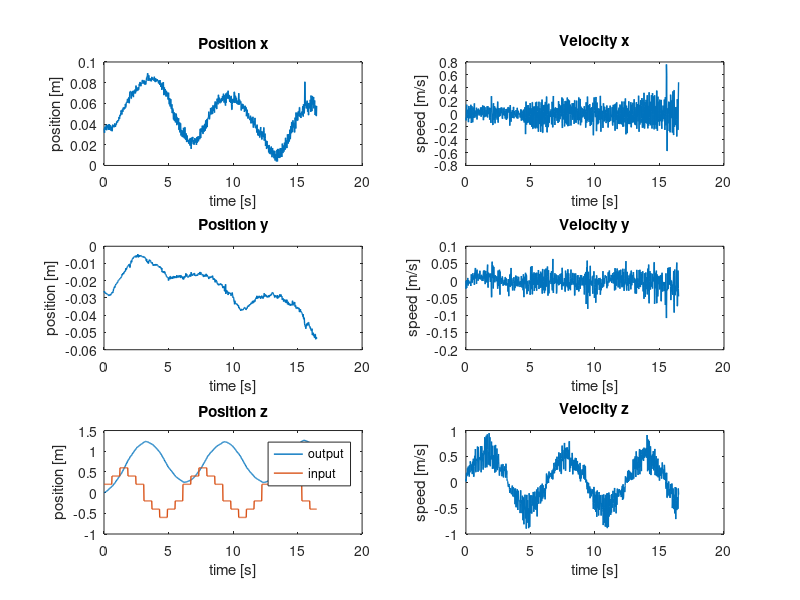
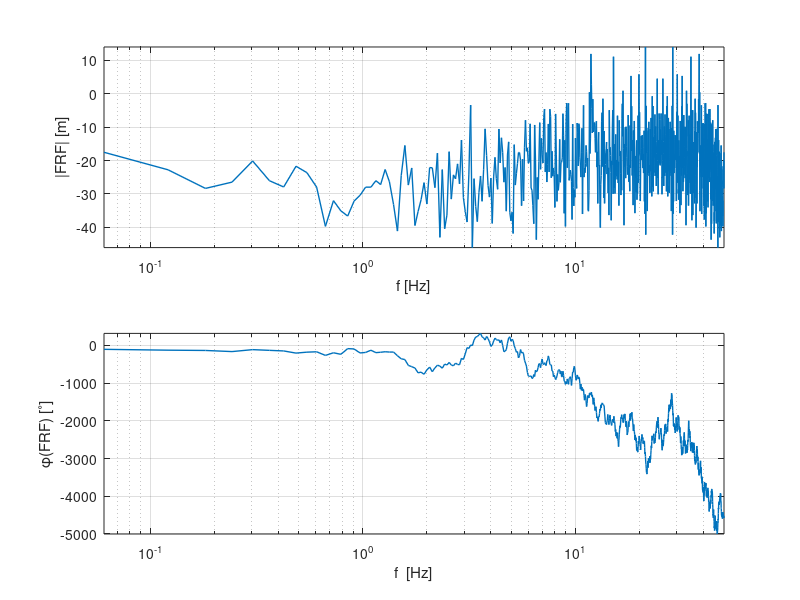
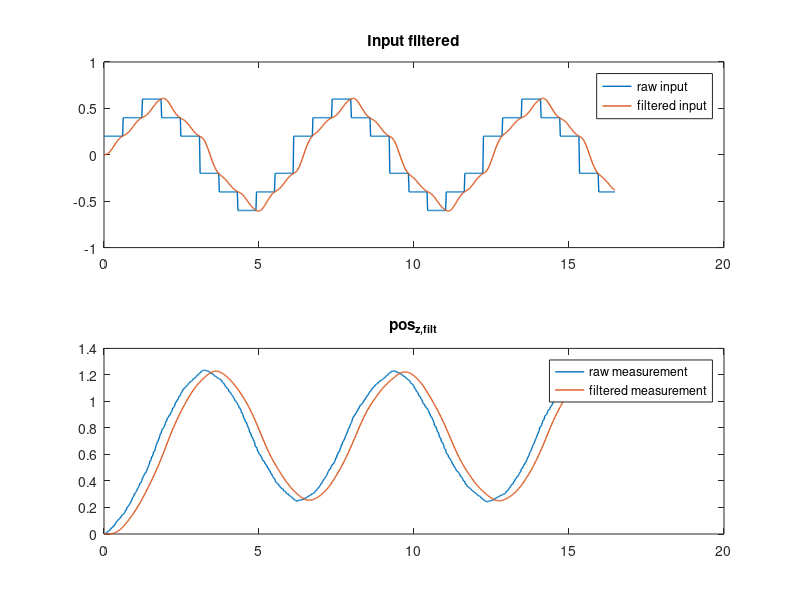
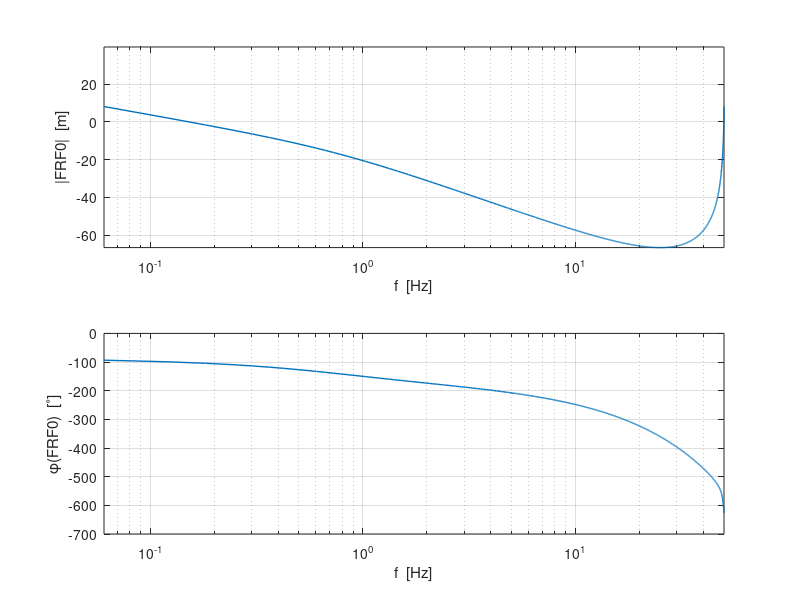

The MATLAB script that drew these images, in order:
%%% Parameter estimation %%%
% zie ook 'test.m' !
clear all
close all

%% Load data from .mat-file

load vel_identification_z_short


%% Extract some signals from the data

set(0, 'DefaultLineLineWidth', 1);


% Cutoff useful data
% first_index = find(input~=0, 1);
input = input(1:end-100)';
output_x = output_x(1:end-100)';
output_y = output_y(1:end-100)';
output_z = output_z(1:end-100)' - output_z(1);

% Sample time
dt = 0.02;
time = (0:dt:(length(input)-1)*dt)';

% Differentiation of x-, y-, z-position
% dt = sample time (gradient assumes timestep 1)
velocity_x = gradient(output_x)/dt;
velocity_y = gradient(output_y)/dt;
velocity_z = gradient(output_z)/dt;

% Do some plotting of the measurement data.
figure('Name','Measurement Data')
subplot(321), plot(time, output_x), title('Position x'), xlabel('time [s]'), ylabel('position [m]')
subplot(322), plot(time, velocity_x), title('Velocity x'), xlabel('time [s]'), ylabel('speed [m/s]')

subplot(323), plot(time, output_y), title('Position y'), xlabel('time [s]'), ylabel('position [m]')
subplot(324), plot(time, velocity_y), title('Velocity y'), xlabel('time [s]'), ylabel('speed [m/s]')

subplot(325), plot(time, output_z, time, input), title('Position z'), xlabel('time [s]'), ylabel('position [m]'), legend('output','input')
subplot(326), plot(time, velocity_z), title('Velocity z'), xlabel('time [s]'), ylabel('speed [m/s]')


%% Frequency domain - Empirical Transfer Function
Ts = dt;
fs = 1/dt;
N = length(velocity_x);
t = [0:N-1]'*Ts;
N = numel(input);
f = [0:N-1]'*(fs/N);

input_f = fft(input);
output_z_f = fft(output_x);
velocity_x_f = fft(velocity_x);

FRF = output_z_f./input_f;

figure('Name', 'Empirical transfer function freq response'),subplot(2,1,1),semilogx(f, 20*log10(abs(FRF)), 'LineWidth', 1)
axis tight
grid on
xlabel('f [Hz]')
xlim([f(1) f(end)])
ylabel('|FRF| [m]')
subplot(2,1,2),semilogx(f, 180/pi*unwrap(angle(FRF)), 'LineWidth', 1)
grid on
axis tight
xlabel('f  [Hz]')
ylabel('\phi(FRF) [^\circ]')
xlim([f(1) f(end)])


%% Choose a cutoff frequency for Butterworth filtering
f0 = 0.2; % crossover frequency
fc = 5*f0; % cutoff frequency
fcn = fc/(fs/2); % normalized cutoff frequency



%% ---------------------
%   SECOND ORDER FITTING 
%  ---------------------

%% Filtering of the in- and output data using Butterworth filter
[B, A] = butter(3, fcn); % order must be higher than order of system, 
                            % adjust cut-off frquency to be higher than 
                            % highest eigenfrequency of the system
                             
% input filtering                           
input_filt = filter(B, A, input);
% output filtering
output_z_filt = filter(B, A, output_z);

figure('Name','3d order Butt. filtered Input & Measurement')
subplot(211),plot(t,input,t,input_filt),title('Input filtered')
legend('raw input', 'filtered input')
subplot(212),plot(time, output_z, time, output_z_filt),title('pos_{z,filt}')
legend('raw measurement', 'filtered measurement')


% Least squares solution for approximation of the parameters in the system
%% Without filtering
% % --- PROPER [order(N) = order(D)]
% %
% %           Y(z)    b2*z^2 + b1*z + b0
% %   G(z) = ----- = --------------------
% %           U(z)     z^2 + a1*z + a0
% %
% % y[k] = -a1*y[k-1]-a0*y[k-2]+b2*u[k]+b1*u[k-1]+b0*u[k-2]
% %
% % theta = [a1 a0 b2 b1 b0]
% 
% y1 = output_z(3:end);
% Phi1 = [-output_z(2:end-1), -output_z(1:end-2), input(3:end), input(2:end-1), input(1:end-2)];
% theta1 = Phi1\y1;
% 
% B1 = [theta1(3), theta1(4), theta1(5)];
% A1 = [1, theta1(1) theta1(2)];
% 
% sys_d1 = tf(B1, A1, Ts);
% 
% FRF1 = squeeze(freqresp(sys_d1,2*pi*f));
% 
% figure('Name','2nd order, no filter, proper - Freq. resp.'), subplot(211)
% semilogx(f, 20*log10(abs(FRF1)))
% grid on
% xlim([f(1) f(end)])
% xlabel('f  [Hz]')
% ylabel('|FRF1|  [m]')
% subplot(212),semilogx(f, 180/pi*unwrap(angle(FRF1)))
% grid on
% xlim([f(1) f(end)])
% xlabel('f  [Hz]')
% ylabel('\phi(FRF1)  [^\circ]')
% 
% x1 = lsim(sys_d1,input,t);
% 
% figure('Name','2nd order, no filter, proper - Simulation')
% subplot(211)
% hold on
% plot(t, output_z,'g')
% plot(t, x1)
% title('2nd order, no filter, proper - Simulation VS Measurement')
% legend('pos_{z,meas}','pos_{z,sim}')
% xlabel('Time [s]')
% ylabel('Displacement [m]')
% axis tight
% subplot(212)
% plot(t,output_z - x1)
% title('Difference between simulation and measurement')
% legend('pos_{z,meas}-pos_{z,sim}')
% xlabel('Time [s]')
% ylabel('Displacement [m]')
% axis tight
% 
% figure('Name','2nd order, no filter, proper - Pole Zero Map'),pzmap(sys_d1)


%% With Butterworth filtering of in and output
% % --- PROPER [order(N) = order(D)]
% %
% %           Y(z)    b2*z^2 + b1*z + b0
% %   G(z) = ----- = --------------------
% %           U(z)     z^2 + a1*z + a0
% %
% % y[k] = -a1*y[k-1]-a0*y[k-2]+b2*u[k]+b1*u[k-1]+b0*u[k-2]
% %
% % theta = [a1 a0 b2 b1 b0]
% 
% y2 = output_z_filt(3:end);
% Phi2 = [-output_z_filt(2:end-1), -output_z_filt(1:end-2), input_filt(3:end), input_filt(2:end-1), input_filt(1:end-2)];
% theta2 = Phi2\y2;
% 
% B2 = [theta2(3),theta2(4),theta2(5)];
% A2 = [1, theta2(1) theta2(2)];
% 
% sys_d2 = tf(B2, A2, Ts);
% 
% FRF2 = squeeze(freqresp(sys_d2,2*pi*f));
% 
% figure('Name','2nd order, filtered, proper - Freq. resp.'),subplot(2,1,1),semilogx(f, 20*log10(abs(FRF2)))
% grid on 
% xlim([f(1) f(end)])
% xlabel('f  [Hz]')
% ylabel('|FRF2|  [m]')
% axis tight
% subplot(2,1,2)
% semilogx(f, 180/pi*unwrap(angle(FRF2)))
% grid on
% xlim([f(1) f(end)])
% xlabel('f  [Hz]')
% ylabel('\phi(FRF2)  [^\circ]')
% 
% x2 = lsim(sys_d2,input,t);
% 
% figure('Name','2nd order, filtered, proper - Simulation')
% subplot(211)
% hold on
% plot(t, output_z,'g')
% plot(t, output_z_filt)
% plot(t,x2)
% legend('pos_{z,meas}', 'pos_{z,filt}', 'pos_{z,sim}')
% title('2nd order, filtered, proper - Simulation VS Measurement')
% xlabel('Time [s]')
% axis tight
% ylabel('output [m/s]')
% subplot(212)
% plot(t,output_z - x2)
% title('Difference between simulation and measurement')
% legend('pos_{z,meas}-pos_{z,sim}')
% xlabel('Time [s]')
% ylabel('output [m/s]')
% axis tight
% 
% figure('Name','2nd order, filtered, proper - Pole Zero Map'),pzmap(sys_d2)

%% With Butterworth filtering of in and output
% --- STRICTLY PROPER [order(N) = order(D)]
%
%           Y(z)        b1*z + b0
%   G(z) = ----- = --------------------
%           U(z)     z^2 + a1*z + a0
%
% y[k] = -a1*y[k-1]-a0*y[k-2]+b2*u[k]+b1*u[k-1]+b0*u[k-2]
%
% theta = [a1 a0 b1 b0]

y0 = output_z_filt(3:end);
% Phi0 = [-output_z_filt(2:end-1), -output_z_filt(1:end-2), input_filt(2:end-1), input_filt(1:end-2)];
Phi0 = [-output_z_filt(2:end-1), -output_z_filt(1:end-2), input_filt(1:end-2)];

theta0 = Phi0\y0;

% B0 = [theta0(3),theta0(4)];
B0 = [theta0(3)];

A0 = [1, theta0(1) theta0(2)];

sys_d0 = tf(B0, A0, Ts);

FRF0 = squeeze(freqresp(sys_d0,2*pi*f));

figure('Name','2nd order, filtered, strictly proper - Freq. resp.'),subplot(2,1,1),semilogx(f, 20*log10(abs(FRF0)))
grid on 
xlim([f(1) f(end)])
xlabel('f  [Hz]')
ylabel('|FRF0|  [m]')
axis tight
subplot(2,1,2)
semilogx(f, 180/pi*unwrap(angle(FRF0)))
grid on
xlim([f(1) f(end)])
xlabel('f  [Hz]')
ylabel('\phi(FRF0)  [^\circ]')

x0 = lsim(sys_d0,input,t);

figure('Name','2nd order, filtered, strictly proper - Simulation')
subplot(211)
hold on
plot(t, output_z,'g')
plot(t, output_z_filt)
plot(t,x0)
legend('pos_{z,meas}', 'pos_{z,filt}', 'pos_{z,sim}')
title('2nd order, filtered, proper - Simulation VS Measurement')
xlabel('Time [s]')
axis tight
ylabel('output [m/s]')
subplot(212)
plot(t,output_z - x0)
title('Difference between simulation and measurement')
legend('pos_{z,meas}-pos_{z,sim}')
xlabel('Time [s]')
ylabel('output [m/s]')
axis tight

figure('Name','2nd order, filtered, proper - Pole Zero Map'),pzmap(sys_d0)



%% ---------------------
% %   THIRD ORDER FITTING 
% %  ---------------------
% 
% %% Filtering of the in- and output data using Butterworth filter
% [B, A] = butter(4, fcn); % order must be higher than order of system, 
%                             % adjust cut-off frquency to be higher than 
%                             % highest eigenfrequency of the system
%                              
% % input filtering                           
% input_filt = filter(B, A, input);
% % output filtering
% output_z_filt = filter(B, A, output_z);
% 
% figure('Name','4th order Butt. filtered Input & Measurement')
% subplot(211),plot(t,input,t,input_filt),title('Input filtered')
% legend('raw input', 'filtered input')
% subplot(212),plot(time, output_z, time, output_z_filt),title('pos_{z,filt}')
% legend('raw measurement', 'filtered measurement')
% 
% 
% % Least squares solution for approximation of the parameters in the system
% %% Without filtering
% % --- PROPER [order(N) = order(D)]
% %
% %           Y(z)    b3*z^3 + b2*z^2 + b1*z + b0
% %   G(z) = ----- = -----------------------------
% %           U(z)     z^3 + a2*z^2 + a1*z + a0
% %
% % y[k] =
% % -a2*y[k-1]-a1*y[k-2]-a0*y[k-3]+b3*u[k]+b2*u[k-1]+b1*u[k-2]+b0*u[k-3]
% %
% % theta = [a2 a1 a0 b3 b2 b1 b0]
% 
% y3 = output_z(4:end);
% Phi3 = [-output_z(3:end-1), -output_z(2:end-2), -output_z(1:end-3), input(4:end), input(3:end-1), input(2:end-2), input(1:end-3)];
% theta3 = Phi3\y3;
% 
% B3 = [theta3(4), theta3(5), theta3(6), theta3(7)];
% A3 = [1, theta3(1) theta3(2) theta3(3)];
% 
% sys_d3 = tf(B3, A3, Ts);
% 
% FRF3 = squeeze(freqresp(sys_d3,2*pi*f));
% 
% figure('Name','3d order, no filter, proper -  Freq. Resp.'), subplot(211)
% semilogx(f, 20*log10(abs(FRF3)))
% grid on
% xlim([f(1) f(end)])
% xlabel('f  [Hz]')
% ylabel('|FRF3|  [m]')
% subplot(212),semilogx(f, 180/pi*unwrap(angle(FRF3)))
% grid on
% xlim([f(1) f(end)])
% xlabel('f  [Hz]')
% ylabel('\phi(FRF3)  [^\circ]')
% 
% x3 = lsim(sys_d3,input,t);
% 
% figure('Name','3d order, no filter, proper - Simulation')
% subplot(211)
% hold on
% plot(t, output_z,'g')
% plot(t, x3)
% title('3d order, no filter, proper - Simulation VS Measurement')
% legend('pos_{z,meas}','pos_{z,sim}')
% xlabel('Time [s]')
% ylabel('Displacement [m]')
% axis tight
% subplot(212)
% plot(t,output_z - x3)
% title('Difference between simulation and measurement')
% legend('pos_{z,meas}-pos_{z,sim}')
% xlabel('Time [s]')
% ylabel('Displacement [m]')
% axis tight
% 
% figure('Name','3d order, no filter, proper - Pole Zero Map'),pzmap(sys_d3)
% 
% 
% %% With Butterworth filtering of in- and output.
% % --- PROPER [order(N) = order(D)]
% %
% %           Y(z)    b3*z^3 + b2*z^2 + b1*z + b0
% %   G(z) = ----- = -----------------------------
% %           U(z)     z^3 + a2*z^2 + a1*z + a0
% %
% % y[k] =
% % -a2*y[k-1]-a1*y[k-2]-a0*y[k-3]+b3*u[k]+b2*u[k-1]+b1*u[k-2]+b0*u[k-3]
% %
% % theta = [a2 a1 a0 b3 b2 b1 b0]
% 
% y4 = output_z_filt(4:end);
% Phi4 = [-output_z_filt(3:end-1), -output_z_filt(2:end-2), -output_z_filt(1:end-3), input_filt(4:end), input_filt(3:end-1), input_filt(2:end-2), input_filt(1:end-3)];
% theta4 = Phi4\y4;
% 
% B4 = [theta4(4), theta4(5), theta4(6), theta4(7)];
% A4 = [1, theta4(1) theta4(2) theta4(3)];
% 
% sys_d4 = tf(B4, A4, Ts);
% 
% FRF4 = squeeze(freqresp(sys_d4,2*pi*f));
% 
% figure('Name','3d order, filtered, proper - Freq. Resp.'), subplot(211)
% semilogx(f, 20*log10(abs(FRF4)))
% grid on
% xlim([f(1) f(end)])
% xlabel('f  [Hz]')
% ylabel('|FRF4|  [m]')
% subplot(212),semilogx(f, 180/pi*unwrap(angle(FRF4)))
% grid on
% xlim([f(1) f(end)])
% xlabel('f  [Hz]')
% ylabel('\phi(FRF4)  [^\circ]')
% 
% x4 = lsim(sys_d4,input,t);
% 
% figure('Name','3d order, filtered, proper - Simulation')
% subplot(211)
% hold on
% plot(t, output_z_filt,'g')
% plot(t, x4)
% title('3d order, filtered, proper - Simulation VS Measurement')
% legend('pos_{z,meas}','pos_{z,sim}')
% xlabel('Time [s]')
% ylabel('Displacement [m]')
% axis tight
% subplot(212)
% plot(t,output_z_filt - x4)
% title('Difference between simulation and measurement')
% legend('pos_{z,meas}-pos_{z,sim}')
% xlabel('Time [s]')
% ylabel('Displacement [m]')
% axis tight
% 
% figure('Name','3d order, filtered, proper - Pole Zero Map'),pzmap(sys_d4)
% 
% %% Without filtering
% % --- STRICTLY PROPER [order(N) < order(D)]
% %
% %           Y(z)       b2*z^2 + b1*z + b0
% %   G(z) = ----- = --------------------------
% %           U(z)    z^3 + a2*z^2 + a1*z + a0
% %
% % y[k] = -a2*y[k-1]-a1*y[k-2]-a0*y[k-3]+b2*u[k-1]+b1*u[k-2]+b0*u[k-3]
% %
% % theta = [a2 a1 a0 b2 b1 b0]
% 
% y5 = output_z(4:end);
% Phi5 = [-output_z(3:end-1), -output_z(2:end-2), -output_z(1:end-3), input(4:end), input(3:end-1), input(2:end-2), input(1:end-3)];
% theta5 = Phi5\y5;
% 
% B5 = [theta5(4), theta5(5), theta5(6)];
% A5 = [1, theta5(1) theta5(2) theta5(3)];
% 
% sys_d5 = tf(B5, A5, Ts);
% 
% FRF5 = squeeze(freqresp(sys_d5,2*pi*f));
% 
% figure('Name','3d order, no filter, strictly proper - Freq. Resp.'), subplot(211)
% semilogx(f, 20*log10(abs(FRF5)))
% grid on
% xlim([f(1) f(end)])
% xlabel('f  [Hz]')
% ylabel('|FRF5|  [m]')
% subplot(212),semilogx(f, 180/pi*unwrap(angle(FRF5)))
% grid on
% xlim([f(1) f(end)])
% xlabel('f  [Hz]')
% ylabel('\phi(FRF5)  [^\circ]')
% 
% x5 = lsim(sys_d5,input,t);
% 
% figure('Name','3d order, no filter, strictly proper - Simulation')
% subplot(211)
% hold on
% plot(t, output_z,'g')
% plot(t, x5)
% title('3d order, no filter, strictly proper - Simulation VS Measurement')
% legend('pos_{z,meas}','pos_{z,sim}')
% xlabel('Time [s]')
% ylabel('Displacement [m]')
% axis tight
% subplot(212)
% plot(t,output_z - x5)
% title('Difference between simulation and measurement')
% legend('pos_{z,meas}-pos_{z,sim}')
% xlabel('Time [s]')
% ylabel('Displacement [m]')
% axis tight
% 
% figure('Name','3d order, no filter, strictly proper - Pole Zero Map'),pzmap(sys_d5)
% 
% 
% %% With Butterworth filtering of in- and output.
% % --- STRICTLY PROPER [order(N) < order(D)]
% %
% %           Y(z)       b2*z^2 + b1*z + b0
% %   G(z) = ----- = --------------------------
% %           U(z)    z^3 + a2*z^2 + a1*z + a0
% %
% % y[k] = -a2*y[k-1]-a1*y[k-2]-a0*y[k-3]]+b2*u[k-1]+b1*u[k-2]+b0*u[k-3]
% %
% % theta = [a2 a1 a0 b2 b1 b0]
% 
% y6 = output_z_filt(4:end);
% Phi6 = [-output_z_filt(3:end-1), -output_z_filt(2:end-2), -output_z_filt(1:end-3), input_filt(3:end-1), input_filt(2:end-2), input_filt(1:end-3)];
% theta6 = Phi6\y6;
% 
% B6 = [theta6(4), theta6(5), theta6(6)];
% A6 = [1, theta6(1) theta6(2) theta6(3)];
% 
% sys_d6 = tf(B6, A6, Ts);
% 
% FRF6 = squeeze(freqresp(sys_d6,2*pi*f));
% 
% figure('Name','3d order, filtered, strictly proper - Freq. Resp.'), subplot(211)
% semilogx(f, 20*log10(abs(FRF6)))
% grid on
% xlim([f(1) f(end)])
% xlabel('f  [Hz]')
% ylabel('|FRF6|  [m]')
% subplot(212),semilogx(f, 180/pi*unwrap(angle(FRF6)))
% grid on
% xlim([f(1) f(end)])
% xlabel('f  [Hz]')
% ylabel('\phi(FRF6)  [^\circ]')
% 
% x6 = lsim(sys_d6,input,t);
% 
% figure('Name','3d order, filtered, strictly proper - Simulation')
% subplot(211)
% hold on
% plot(t, output_z_filt,'g')
% plot(t, x6)
% title('3d order, filtered, strictly proper - Simulation VS Measurement')
% legend('pos_{z,meas}','pos_{z,sim}')
% xlabel('Time [s]')
% ylabel('Displacement [m]')
% axis tight
% subplot(212)
% plot(t,output_z_filt - x6)
% title('Difference between simulation and measurement')
% legend('pos_{z,meas}-pos_{z,sim}')
% xlabel('Time [s]')
% ylabel('Displacement [m]')
% axis tight
% 
% figure('Name','3d order, filtered, strictly proper - Pole Zero Map'),pzmap(sys_d6)
% 
% 
% % ---------------------
% %% FOURTH ORDER FITTING 
% % ---------------------
% 
% %% Filtering of the in- and output data using Butterworth filter
% [B, A] = butter(5, fcn); % order must be higher than order of system, 
%                             % adjust cut-off frquency to be higher than 
%                             % highest eigenfrequency of the system
%                              
% % input filtering                           
% input_filt = filter(B, A, input);
% % output filtering
% output_z_filt = filter(B, A, output_z);
% 
% figure('Name','4th order Butt. filtered Input & Measurement')
% subplot(211),plot(t,input,t,input_filt),title('Input filtered')
% legend('raw input', 'filtered input')
% subplot(212),plot(time, output_z, time, output_z_filt),title('pos_{z,filt}')
% legend('raw measurement', 'filtered measurement')
% 
% 
% %% With Butterworth filtering of in- and output.
% % --- STRICTLY PROPER [order(N) < order(D)]
% %
% %           Y(z)       b3*z^3 + b2*z^2 + b1*z + b0
% %   G(z) = ----- = -----------------------------------
% %           U(z)    z^4 + a3*z^3 + a2*z^2 + a1*z + a0
% %
% % y[k] = -a3*y[k-1]-a2*y[k-2]-a1*y[k-3]-a0*y[k-4]+b3*u[k-1]+b2*u[k-2]+b1*u[k-3]+b1*u[k-4]
% %
% % theta = [a3 a2 a1 a0 b3 b2 b1 b0]
% 
% y7 = output_z_filt(5:end);
% Phi7 = [-output_z_filt(4:end-1), -output_z_filt(3:end-2), -output_z_filt(2:end-3), -output_z_filt(1:end-4), input_filt(4:end-1), input_filt(3:end-2), input_filt(2:end-3), input_filt(1:end-4)];
% theta7 = Phi7\y7;
% 
% B7 = [theta7(5), theta7(6), theta7(7), theta7(8)];
% A7 = [1, theta7(1) theta7(2) theta7(3) theta7(4)];
% 
% sys_d7 = tf(B7, A7, Ts);
% 
% FRF7 = squeeze(freqresp(sys_d7,2*pi*f));
% 
% figure('Name','4th order, filtered, strictly proper - Freq. Resp.'), subplot(211)
% semilogx(f, 20*log10(abs(FRF6)))
% grid on
% xlim([f(1) f(end)])
% xlabel('f  [Hz]')
% ylabel('|FRF7|  [m]')
% subplot(212),semilogx(f, 180/pi*unwrap(angle(FRF6)))
% grid on
% xlim([f(1) f(end)])
% xlabel('f  [Hz]')
% ylabel('\phi(FRF7)  [^\circ]')
% 
% x7 = lsim(sys_d7,input,t);
% 
% figure('Name','4th order, filtered, strictly proper - Simulation')
% subplot(211)
% hold on
% plot(t, output_z_filt,'g')
% plot(t, x7)
% title('4th order, filtered, strictly proper - Simulation VS Measurement')
% legend('pos_{z,meas}','pos_{z,sim}')
% xlabel('Time [s]')
% ylabel('Displacement [m]')
% axis tight
% subplot(212)
% plot(t,output_z_filt - x7)
% title('Difference between simulation and measurement')
% legend('pos_{z,meas}-pos_{z,sim}')
% xlabel('Time [s]')
% ylabel('Displacement [m]')
% axis tight
% 
% figure('Name','4th order, filtered, strictly proper - Pole Zero Map'),pzmap(sys_d7)
% 
% 
% 


%% ------------------
% %  Comparison of fits
% %  ------------------
% figure
% plot(t,[output_z ...
%         x1 x2 x0 x3 x4 x5 x6 x7])
%         %x1 x2]) 
% legend('measurement',...
%         '2nd - no filter - proper',...
%         '2nd - filter - proper',...
%         '2nd - filter - strictly proper',...
%         '3d - no filter - proper',...
%         '3d - filter - proper',...
%         '3d - no filter - strictly proper',...
%         '3d - filter - strictly proper',...
%         '4th - filter - strictly proper')
% 
%  
%% Find crossover frequency of best fit
[error, index] = min(abs(20*log10(abs(FRF0(1:end-100)))));
f0 = f(index);

fprintf('f0z: %d \n', f0)

     
%% continuous time transfer function
sys_c0 = d2c(sys_d0, 'matched')


%% Save result (transfer function)
%save('HVJ_x_cont','sys_c2nd')

